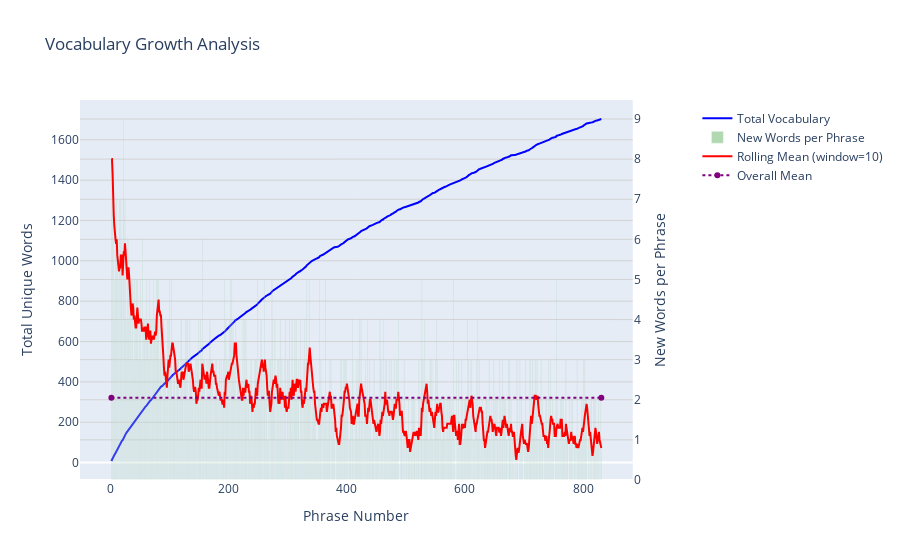

Here is the notebook cell this chart was saved with:
### Code cell
plot_vocabulary_growth(df_lm1000['EnglishText'])

### Figure 1 — Plotly figure (JSON) as saved in the notebook; plotly's stock layout.template omitted (floating-point values rounded to 4 significant figures; data arrays with more than 128 entries replaced by an {"elided": "..."} marker saying what was removed)
{"data": [{"line": {"color": "blue"}, "name": "Total Vocabulary", "type": "scatter", "x": {"elided": "831 int values"}, "xaxis": "x", "y": {"elided": "831 int values"}, "yaxis": "y"}, {"marker": {"color": "green"}, "name": "New Words per Phrase", "opacity": 0.3, "type": "bar", "x": {"elided": "831 int values"}, "xaxis": "x", "y": {"elided": "831 int values"}, "yaxis": "y2"}, {"line": {"color": "red"}, "name": "Rolling Mean (window=10)", "type": "scatter", "x": {"elided": "831 int values"}, "xaxis": "x", "y": {"elided": "831 float values"}, "yaxis": "y2"}, {"line": {"color": "purple", "dash": "dot"}, "name": "Overall Mean", "type": "scatter", "x": [1, 831], "xaxis": "x", "y": [2.049, 2.049], "yaxis": "y2"}], "layout": {"legend": {"x": 1.05, "xanchor": "left", "y": 0.99, "yanchor": "top"}, "margin": {"r": 150}, "showlegend": true, "title": {"text": "Vocabulary Growth Analysis"}, "xaxis": {"anchor": "y", "domain": [0, 0.94], "title": {"text": "Phrase Number"}}, "yaxis": {"anchor": "x", "domain": [0, 1], "gridcolor": "lightgrey", "title": {"text": "Total Unique Words"}}, "yaxis2": {"anchor": "x", "gridcolor": "lightgrey", "overlaying": "y", "side": "right", "title": {"text": "New Words per Phrase"}}}}
